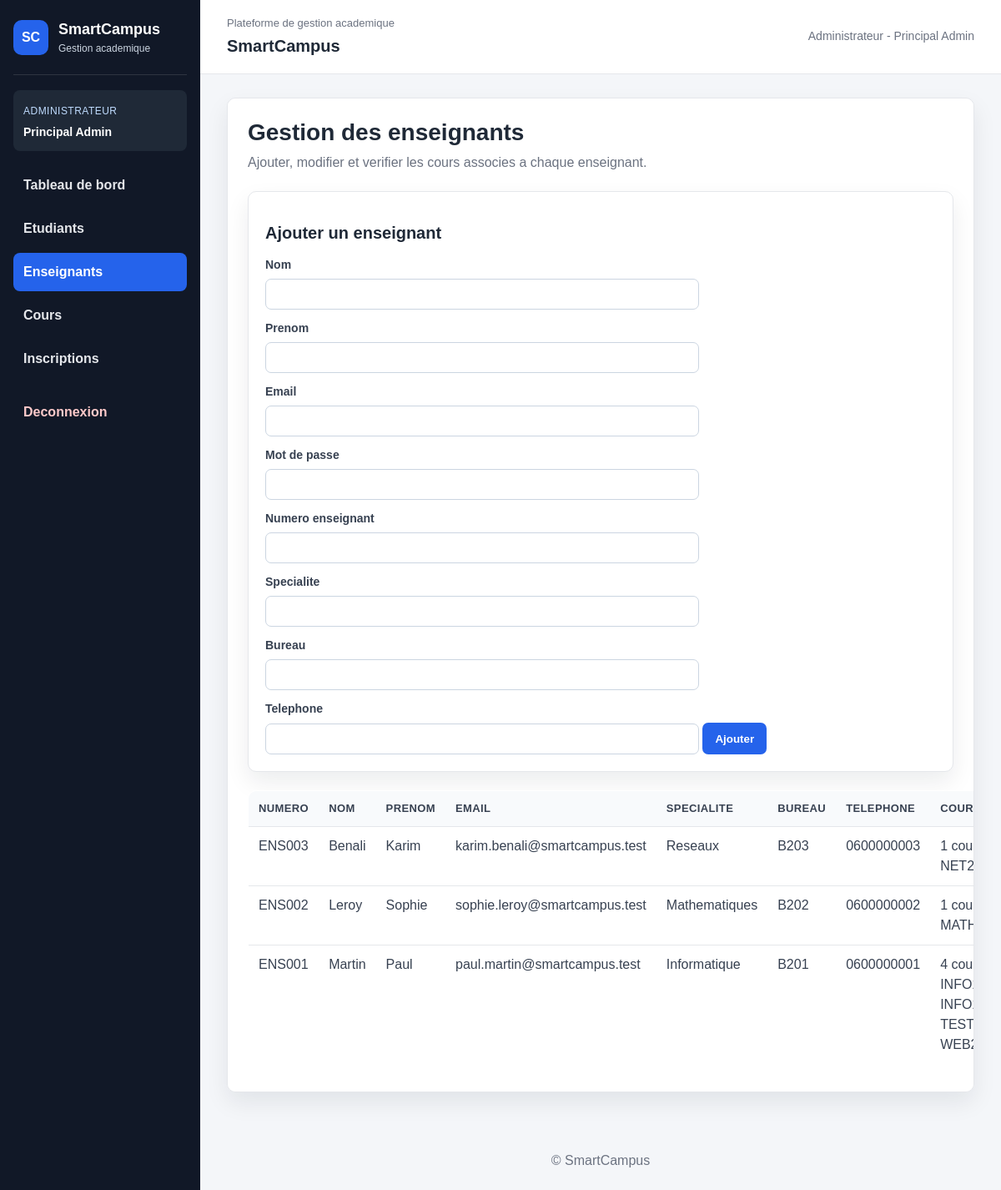
Screenshot of /admin/enseignants.php (signed in) with the database file from the repository.
### tables this page shows
CREATE TABLE enseignant (
    id_enseignant INT AUTO_INCREMENT PRIMARY KEY,
    numero_enseignant VARCHAR(50) NOT NULL,
    specialite VARCHAR(100) NOT NULL,
    bureau VARCHAR(50),
    telephone VARCHAR(30),
    id_user INT NOT NULL,
    UNIQUE (numero_enseignant),
    CONSTRAINT fk_enseignant_utilisateur
        FOREIGN KEY (id_user) REFERENCES utilisateur(id_user)
);

CREATE TABLE utilisateur (
    id_user INT AUTO_INCREMENT PRIMARY KEY,
    nom VARCHAR(100) NOT NULL,
    prenom VARCHAR(100) NOT NULL,
    email VARCHAR(150) NOT NULL,
    mot_de_passe VARCHAR(255) NOT NULL,
    role ENUM('administrateur','enseignant','etudiant') NOT NULL,
    date_creation TIMESTAMP DEFAULT CURRENT_TIMESTAMP,
    actif TINYINT(1) DEFAULT 1,
    UNIQUE (email)
);

### admin/enseignants.php (the view, shortened to what this page needs)
<?php
require_once __DIR__ . '/../config/db.php';
$resultat = mysqli_query(
    $conn,
    "SELECT e.id_enseignant, e.numero_enseignant, e.specialite, e.bureau, e.telephone,
            u.nom, u.prenom, u.email, u.actif,
            COUNT(c.id_cours) AS nb_cours,
            GROUP_CONCAT(c.code_cours ORDER BY c.code_cours SEPARATOR ', ') AS cours_associes
     FROM enseignant e
     INNER JOIN utilisateur u ON e.id_user = u.id_user
     LEFT JOIN cours c ON e.id_enseignant = c.id_enseignant
     GROUP BY e.id_enseignant, e.numero_enseignant, e.specialite, e.bureau, e.telephone, u.nom, u.prenom, u.email, u.actif
     ORDER BY u.nom, u.prenom"
);
include __DIR__ . '/../includes/header.php';
?>
<section class="container">
    <h1>Gestion des enseignants</h1>
    <p class="page-subtitle">Ajouter, modifier et verifier les cours associes a chaque enseignant.</p>
    <section class="form-card">
        <h2>Ajouter un enseignant</h2>
        <form method="post" action="enseignants.php">
            <label>Nom</label><input type="text" name="nom" required>
            <label>Prenom</label><input type="text" name="prenom" required>
            <label>Email</label><input type="email" name="email" required>
            <label>Mot de passe</label><input type="password" name="mot_de_passe" required>
            <label>Numero enseignant</label><input type="text" name="numero_enseignant" required>
            <label>Specialite</label><input type="text" name="specialite" required>
            <label>Bureau</label><input type="text" name="bureau">
            <label>Telephone</label><input type="text" name="telephone">
            <button type="submit" name="ajouter_enseignant">Ajouter</button>
        </form>
    </section>
    <table>
        <thead><tr><th>Numero</th><th>Nom</th><th>Prenom</th><th>Email</th><th>Specialite</th><th>Bureau</th><th>Telephone</th><th>Cours</th><th>Statut</th><th>Actions</th></tr></thead>
        <tbody>
            <?php if ($resultat && mysqli_num_rows($resultat) > 0): ?>
                <?php while ($enseignant = mysqli_fetch_assoc($resultat)): ?>
                    <tr>
                        <td><?php echo htmlspecialchars($enseignant['numero_enseignant']); ?></td>
                        <td><?php echo htmlspecialchars($enseignant['nom']); ?></td>
                        <td><?php echo htmlspecialchars($enseignant['prenom']); ?></td>
                        <td><?php echo htmlspecialchars($enseignant['email']); ?></td>
                        <td><?php echo htmlspecialchars($enseignant['specialite']); ?></td>
                        <td><?php echo htmlspecialchars($enseignant['bureau']); ?></td>
                        <td><?php echo htmlspecialchars($enseignant['telephone']); ?></td>
                        <td><?php echo htmlspecialchars($enseignant['nb_cours'] . ' cours : ' . ($enseignant['cours_associes'] ?? '-')); ?></td>
                    </tr>
                <?php endwhile; ?>
            <?php else: ?>
                <tr><td colspan="10">Aucun enseignant trouve.</td></tr>
            <?php endif; ?>
        </tbody>
    </table>
</section>
<?php include __DIR__ . '/../includes/footer.php'; ?>

### assets/css/style.css (style rules this page uses)
* { box-sizing: border-box; }
:root { --bg: #f4f6f9; --panel: #ffffff; --sidebar: #111827; --sidebar-soft: #1f2937; --text: #1f2937; --muted: #6b7280; --border: #e5e7eb; --primary: #2563eb; --primary-dark: #1d4ed8; --success: #16a34a; --warning: #f59e0b; --danger: #dc2626; --shadow: 0 12px 28px rgba(15, 23, 42, 0.08); }
body { margin: 0; font-family: Arial, Helvetica, sans-serif; background: var(--bg); color: var(--text); line-height: 1.5; }
.container, .section-card, .form-card { background: var(--panel); border: 1px solid var(--border); border-radius: 10px; box-shadow: var(--shadow); }
.container { padding: 24px; overflow-x: auto; }
h1, h2, h3 { color: var(--text); line-height: 1.2; }
h1 { margin: 0 0 8px; font-size: 28px; }
h2 { font-size: 20px; }
.page-subtitle { margin: 0 0 22px; color: var(--muted); }
.form-card { padding: 20px; margin-bottom: 22px; }
label { display: block; margin: 12px 0 6px; color: #374151; font-weight: bold; font-size: 14px; }
input, select, textarea { width: 100%; max-width: 520px; padding: 10px 11px; border: 1px solid #cbd5e1; border-radius: 7px; background: #ffffff; color: var(--text); }
button, .button, .btn { display: inline-flex; align-items: center; justify-content: center; min-height: 38px; padding: 9px 14px; border: 1px solid transparent; border-radius: 7px; background: var(--primary); color: #ffffff; text-decoration: none; font-weight: bold; cursor: pointer; }
.table-responsive, .container { overflow-x: auto; }
table { width: 100%; min-width: 760px; border-collapse: collapse; margin: 18px 0 8px; background: #ffffff; border: 1px solid var(--border); border-radius: 10px; overflow: hidden; }
th, td { padding: 11px 12px; border-bottom: 1px solid var(--border); text-align: left; vertical-align: top; }
th { background: #f8fafc; color: #374151; font-size: 13px; text-transform: uppercase; letter-spacing: 0.03em; }
td { color: #374151; }
tr:last-child td { border-bottom: 0; }

### rows the page displays
enseignant: numero_enseignant "ENS003", id_user.nom "Benali", id_user.prenom "Karim", id_user.email "karim.benali@smartcampus.test", specialite "Reseaux", bureau "B203", telephone "0600000003", cours_associes "1…"
enseignant: numero_enseignant "ENS002", id_user.nom "Leroy", id_user.prenom "Sophie", id_user.email "sophie.leroy@smartcampus.test", specialite "Mathematiques", bureau "B202", telephone "0600000002", cours_associes "1…"
enseignant: numero_enseignant "ENS001", id_user.nom "Martin", id_user.prenom "Paul", id_user.email "paul.martin@smartcampus.test", specialite "Informatique", bureau "B201", telephone "0600000001", cours_associes "4…"

### other values shown
$libelle_role "ADMINISTRATEUR"
$nom_complet "Principal Admin"
$libelle_role "Administrateur"
